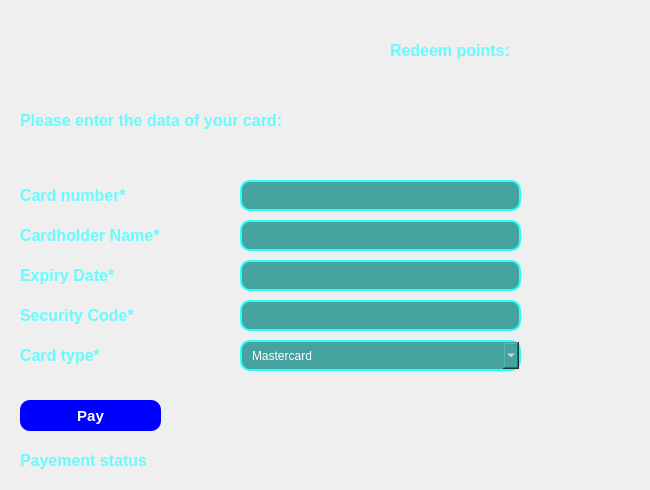
    <widget class="QWidget" name="Card">
     <widget class="QLabel" name="label_46">
      <property name="geometry">
       <rect>
        <x>20</x>
        <y>100</y>
        <width>381</width>
        <height>41</height>
       </rect>
      </property>
      <property name="font">
       <font>
        <pointsize>12</pointsize>
        <bold>true</bold>
       </font>
      </property>
      <property name="styleSheet">
       <string notr="true">color: rgb(102, 252, 255);</string>
      </property>
      <property name="text">
       <string>Please enter the data of your card:</string>
      </property>
     </widget>
     <widget class="QLabel" name="label_47">
      <property name="geometry">
       <rect>
        <x>550</x>
        <y>30</y>
        <width>91</width>
        <height>41</height>
       </rect>
      </property>
      <property name="font">
       <font>
        <pointsize>12</pointsize>
        <bold>true</bold>
       </font>
      </property>
      <property name="styleSheet">
       <string notr="true">color: rgb(102, 252, 255);</string>
      </property>
      <property name="text">
       <string/>
      </property>
     </widget>
     <widget class="QLabel" name="label_19">
      <property name="geometry">
       <rect>
        <x>20</x>
        <y>300</y>
        <width>191</width>
        <height>30</height>
       </rect>
      </property>
      <property name="font">
       <font>
        <pointsize>12</pointsize>
        <bold>true</bold>
       </font>
      </property>
      <property name="styleSheet">
       <string notr="true">color: rgb(102, 252, 255);</string>
      </property>
      <property name="text">
       <string>Security Code*</string>
      </property>
     </widget>
     <widget class="QLabel" name="label_20">
      <property name="geometry">
       <rect>
        <x>20</x>
        <y>340</y>
        <width>111</width>
        <height>30</height>
       </rect>
      </property>
      <property name="font">
       <font>
        <pointsize>12</pointsize>
        <bold>true</bold>
       </font>
      </property>
      <property name="styleSheet">
       <string notr="true">color: rgb(102, 252, 255);</string>
      </property>
      <property name="text">
       <string>Card type*</string>
      </property>
     </widget>
     <widget class="QLineEdit" name="lineEdit_15">
      <property name="geometry">
       <rect>
        <x>240</x>
        <y>300</y>
        <width>281</width>
        <height>31</height>
       </rect>
      </property>
      <property name="font">
       <font>
        <pointsize>11</pointsize>
        <italic>false</italic>
        <bold>false</bold>
       </font>
      </property>
      <property name="styleSheet">
       <string notr="true">QLineEdit
{
color: rgb(255, 255, 255);
border: 2px solid;
border-color: rgb(42, 255, 248);
background-color: rgb(69, 162, 158);
border-radius: 10px;
padding-left: 10px;
font: 11pt &quot;Segoe UI&quot;;
}</string>
      </property>
      <property name="text">
       <string/>
      </property>
      <property name="echoMode">
       <enum>QLineEdit::Password</enum>
      </property>
     </widget>
     <widget class="QLineEdit" name="lineEdit_16">
      <property name="geometry">
       <rect>
        <x>240</x>
        <y>260</y>
        <width>281</width>
        <height>31</height>
       </rect>
      </property>
      <property name="font">
       <font>
        <pointsize>11</pointsize>
        <italic>false</italic>
        <bold>false</bold>
       </font>
      </property>
      <property name="autoFillBackground">
       <bool>false</bool>
      </property>
      <property name="styleSheet">
       <string notr="true">QLineEdit
{
color: rgb(255, 255, 255);
border: 2px solid;
border-color: rgb(42, 255, 248);
background-color: rgb(69, 162, 158);
border-radius: 10px;
padding-left: 10px;
font: 11pt &quot;Segoe UI&quot;;
}</string>
      </property>
      <property name="text">
       <string/>
      </property>
      <property name="echoMode">
       <enum>QLineEdit::Normal</enum>
      </property>
     </widget>
     <widget class="QLineEdit" name="lineEdit_17">
      <property name="geometry">
       <rect>
        <x>240</x>
        <y>220</y>
        <width>281</width>
        <height>31</height>
       </rect>
      </property>
      <property name="font">
       <font>
        <pointsize>11</pointsize>
        <italic>false</italic>
        <bold>false</bold>
       </font>
      </property>
      <property name="styleSheet">
       <string notr="true">QLineEdit
{
color: rgb(255, 255, 255);
border: 2px solid;
border-color: rgb(42, 255, 248);
background-color: rgb(69, 162, 158);
border-radius: 10px;
padding-left: 10px;
font: 11pt &quot;Segoe UI&quot;;
}</string>
      </property>
     </widget>
     <widget class="QLineEdit" name="lineEdit_18">
      <property name="geometry">
       <rect>
        <x>240</x>
        <y>180</y>
        <width>281</width>
        <height>31</height>
       </rect>
      </property>
      <property name="sizePolicy">
       <sizepolicy hsizetype="Expanding" vsizetype="Fixed">
        <horstretch>0</horstretch>
        <verstretch>0</verstretch>
       </sizepolicy>
      </property>
      <property name="font">
       <font>
        <pointsize>11</pointsize>
        <italic>false</italic>
        <bold>false</bold>
       </font>
      </property>
      <property name="styleSheet">
       <string notr="true">QLineEdit
{
color: rgb(255, 255, 255);
border: 2px solid;
border-color: rgb(42, 255, 248);
background-color: rgb(69, 162, 158);
border-radius: 10px;
padding-left: 10px;
font: 11pt &quot;Segoe UI&quot;;
}</string>
      </property>
      <property name="text">
       <string/>
      </property>
     </widget>
     <widget class="QLabel" name="label_21">
      <property name="geometry">
       <rect>
        <x>20</x>
        <y>180</y>
        <width>171</width>
        <height>30</height>
       </rect>
      </property>
      <property name="font">
       <font>
        <pointsize>12</pointsize>
        <bold>true</bold>
       </font>
      </property>
      <property name="styleSheet">
       <string notr="true">color: rgb(102, 252, 255);</string>
      </property>
      <property name="text">
       <string>Card number*</string>
      </property>
     </widget>
     <widget class="QLabel" name="label_22">
      <property name="geometry">
       <rect>
        <x>20</x>
        <y>220</y>
        <width>181</width>
        <height>30</height>
       </rect>
      </property>
      <property name="font">
       <font>
        <pointsize>12</pointsize>
        <bold>true</bold>
       </font>
      </property>
      <property name="styleSheet">
       <string notr="true">color: rgb(102, 252, 255);</string>
      </property>
      <property name="text">
       <string>Cardholder Name*</string>
      </property>
     </widget>
     <widget class="QLabel" name="label_23">
      <property name="geometry">
       <rect>
        <x>20</x>
        <y>260</y>
        <width>131</width>
        <height>30</height>
       </rect>
      </property>
      <property name="font">
       <font>
        <pointsize>12</pointsize>
        <bold>true</bold>
       </font>
      </property>
      <property name="styleSheet">
       <string notr="true">color: rgb(102, 252, 255);</string>
      </property>
      <property name="text">
       <string>Expiry Date*</string>
      </property>
     </widget>
     <widget class="QPushButton" name="pushButton_10">
      <property name="geometry">
       <rect>
        <x>20</x>
        <y>400</y>
        <width>141</width>
        <height>31</height>
       </rect>
      </property>
      <property name="font">
       <font>
        <pointsize>11</pointsize>
        <italic>false</italic>
        <bold>true</bold>
       </font>
      </property>
      <property name="styleSheet">
       <string notr="true">QPushButton
{
color: rgb(255, 255, 255);
background-color: rgb(0, 0, 255);
font: 700 11pt &quot;Segoe UI&quot;;
border-radius: 10px;
}</string>
      </property>
      <property name="text">
       <string>Pay</string>
      </property>
     </widget>
     <widget class="QLabel" name="label_48">
      <property name="geometry">
       <rect>
        <x>20</x>
        <y>440</y>
        <width>381</width>
        <height>41</height>
       </rect>
      </property>
      <property name="font">
       <font>
        <pointsize>12</pointsize>
        <bold>true</bold>
       </font>
      </property>
      <property name="styleSheet">
       <string notr="true">color: rgb(102, 252, 255);</string>
      </property>
      <property name="text">
       <string>Payement status</string>
      </property>
     </widget>
     <widget class="QComboBox" name="comboBox_2">
      <property name="geometry">
       <rect>
        <x>240</x>
        <y>340</y>
        <width>281</width>
        <height>31</height>
       </rect>
      </property>
      <property name="styleSheet">
       <string notr="true">

color: rgb(255, 255, 255);
border: 2px solid;
border-color: rgb(42, 255, 248);
background-color: rgb(69, 162, 158);
border-radius: 10px;
padding-left: 10px;
font: 11pt &quot;Segoe UI&quot;;
</string>
      </property>
      <item>
       <property name="text">
        <string>Mastercard</string>
       </property>
      </item>
      <item>
       <property name="text">
        <string>Visa</string>
       </property>
      </item>
     </widget>
     <widget class="QLabel" name="label_52">
      <property name="geometry">
       <rect>
        <x>390</x>
        <y>30</y>
        <width>151</width>
        <height>41</height>
       </rect>
      </property>
      <property name="font">
       <font>
        <pointsize>12</pointsize>
        <bold>true</bold>
       </font>
      </property>
      <property name="styleSheet">
       <string notr="true">color: rgb(102, 252, 255);</string>
      </property>
      <property name="text">
       <string>Redeem points:</string>
      </property>
     </widget>
    </widget>
